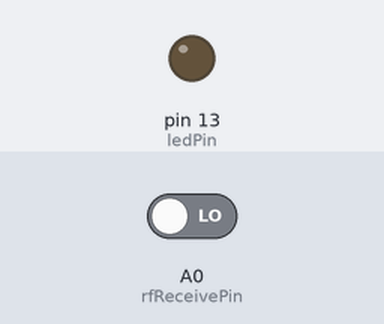
This sketch was run on a simulated Arduino Uno, built with avr-gcc and run on an emulated ATmega328P. Parts: output pins drawn as LEDs (lit = HIGH). Inputs (shaded band) come from the test bench; at power-on: A0 (rfReceivePin) LOW. What the sketch prints to the serial monitor is not drawn.

Above: at 1.2 s.
1.3 s: A0 (rfReceivePin) driven HIGH
At 2.0 s:
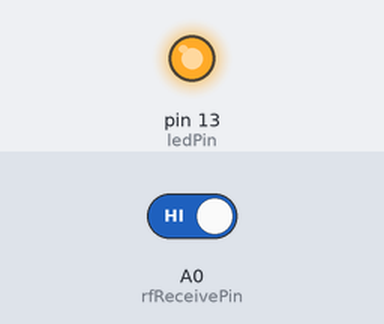
2.8 s: A0 (rfReceivePin) driven LOW
At 3.1 s:
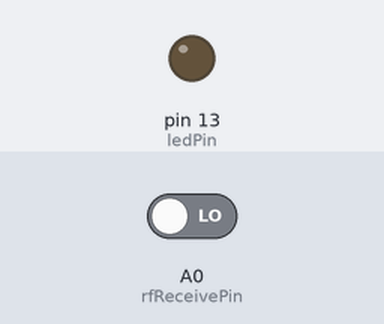
Timing chart, 0 to 5.8 s (numbered marks = the images above; inputs shaded):
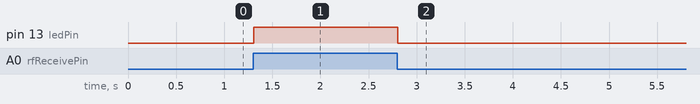

Measured:
- after the input at 1.3 s, pin 13 (ledPin): LOW → HIGH at once
- after the input at 2.8 s, pin 13 (ledPin): HIGH → LOW at once

The sketch:

RS1000A_-_Recepetor.ino
```cpp
/*
  RF Blink - Receiver sketch
     Written by ScottC 17 Jun 2014
     Arduino IDE version 1.0.5
     Website: http://arduinobasics.blogspot.com
     Receiver: XY-MK-5V
     Description: A simple sketch used to test RF transmission/receiver.
 ------------------------------------------------------------- */

 #define rfReceivePin A0  //RF Receiver pin = Analog pin 0
 #define ledPin 13        //Onboard LED = digital pin 13

 unsigned int data = 0;   // variable used to store received data
 const unsigned int upperThreshold = 70;  //upper threshold value
 const unsigned int lowerThreshold = 50;  //lower threshold value

 void setup(){
   pinMode(ledPin, OUTPUT);
   Serial.begin(9600);
 }

 void loop(){
   data=digitalRead(rfReceivePin);    //listen for data on Analog pin 0
   Serial.println(data);
   if(data == 1) digitalWrite(ledPin, HIGH);
   else digitalWrite(ledPin, LOW);

    /*if(data>upperThreshold){
     digitalWrite(ledPin, LOW);   //If a LOW signal is received, turn LED OFF
     Serial.println(data);
   }

   if(data<lowerThreshold){
     digitalWrite(ledPin, HIGH);   //If a HIGH signal is received, turn LED ON
     Serial.println(data);
   }*/
 }
```
